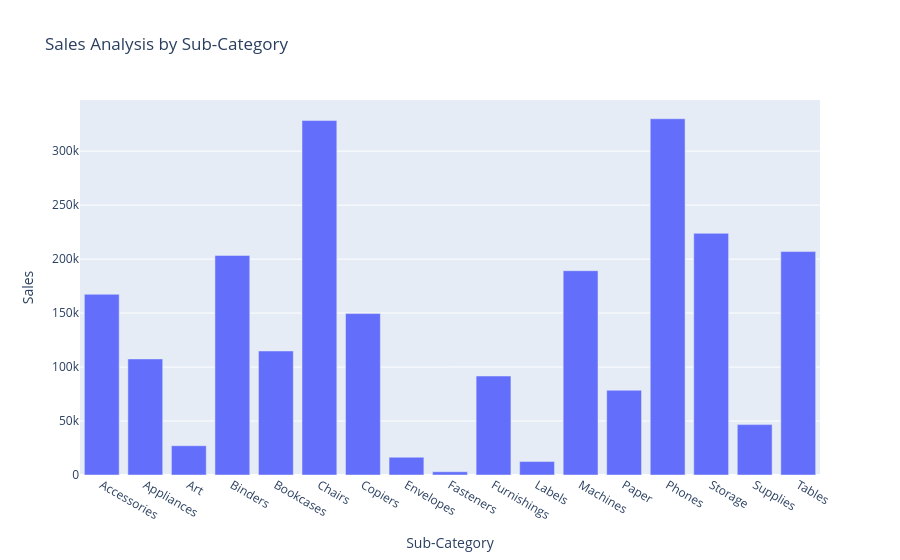

This figure's notebook cell:
### Markdown cell above
### Sales Analysis by Sub-Category

### Code cell
sales_by_subcategory = data.groupby('Sub-Category')['Sales'].sum().reset_index()
fig = px.bar(sales_by_subcategory, 
             x='Sub-Category', 
             y='Sales', 
             title='Sales Analysis by Sub-Category')
fig.show()

### Figure 1 — Plotly figure (JSON) as saved in the notebook; plotly's stock layout.template omitted (floating-point values rounded to 4 significant figures)
{"data": [{"alignmentgroup": "True", "hovertemplate": "Sub-Category=%{x}<br>Sales=%{y}<extra></extra>", "legendgroup": "", "marker": {"color": "#636efa", "pattern": {"shape": ""}}, "name": "", "offsetgroup": "", "orientation": "v", "showlegend": false, "textposition": "auto", "type": "bar", "x": ["Accessories", "Appliances", "Art", "Binders", "Bookcases", "Chairs", "Copiers", "Envelopes", "Fasteners", "Furnishings", "Labels", "Machines", "Paper", "Phones", "Storage", "Supplies", "Tables"], "xaxis": "x", "y": [167400.0, 107500.0, 27120.0, 203400.0, 114900.0, 328400.0, 149500.0, 16480.0, 3024.0, 91710.0, 12490.0, 189200.0, 78480.0, 330000.0, 223800.0, 46670.0, 207000.0], "yaxis": "y"}], "layout": {"barmode": "relative", "legend": {"tracegroupgap": 0}, "title": {"text": "Sales Analysis by Sub-Category"}, "xaxis": {"anchor": "y", "domain": [0, 1], "title": {"text": "Sub-Category"}}, "yaxis": {"anchor": "x", "domain": [0, 1], "title": {"text": "Sales"}}}}
